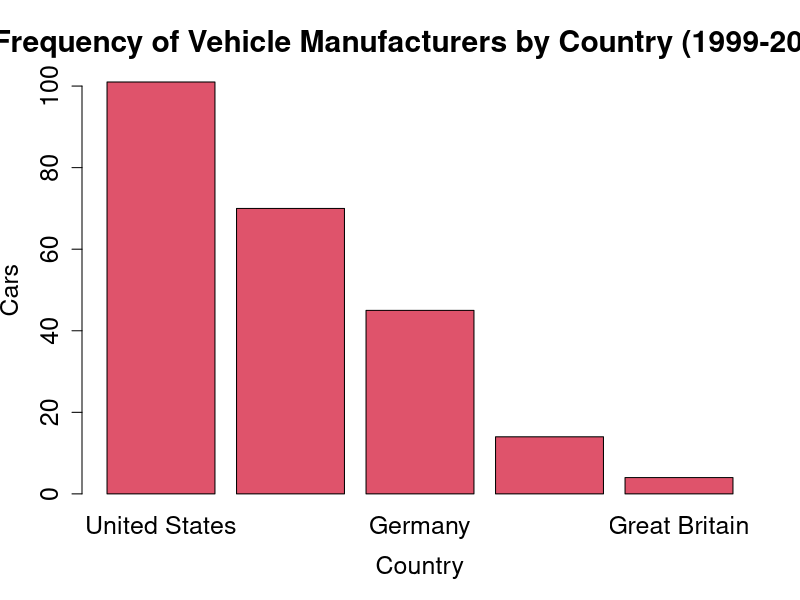
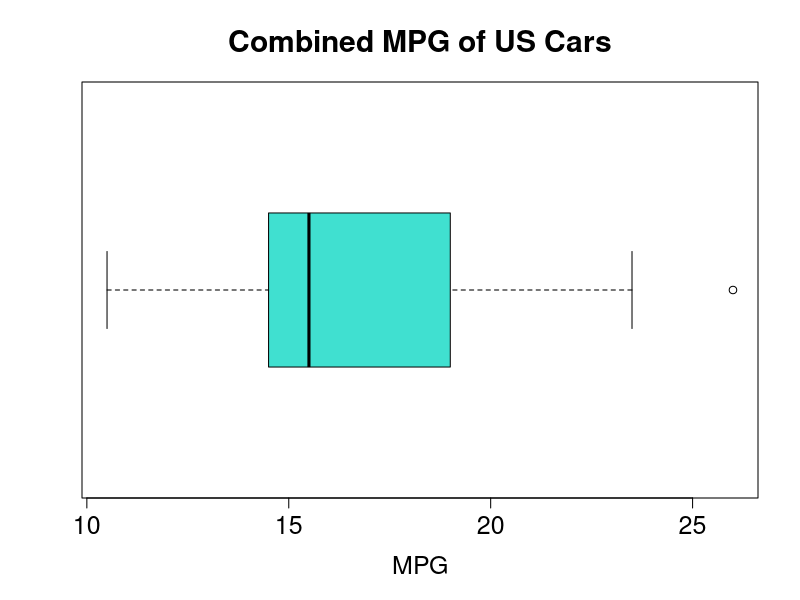
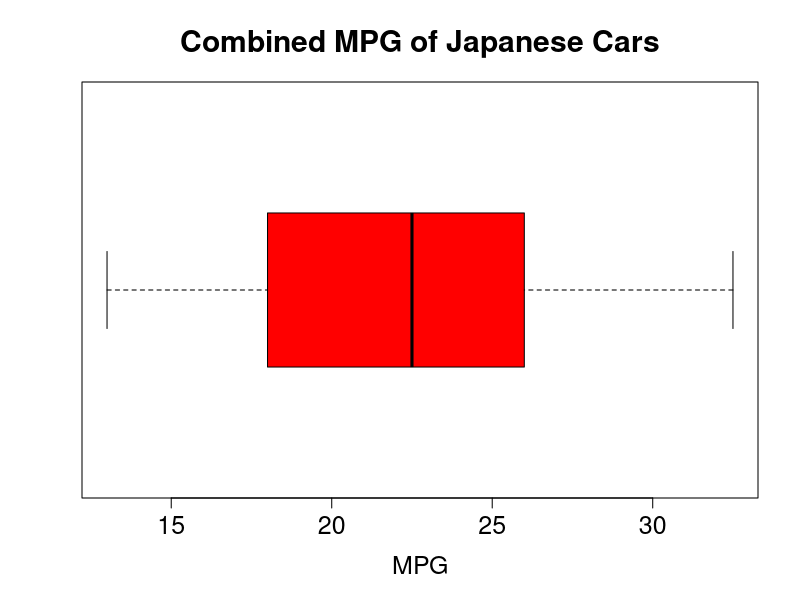
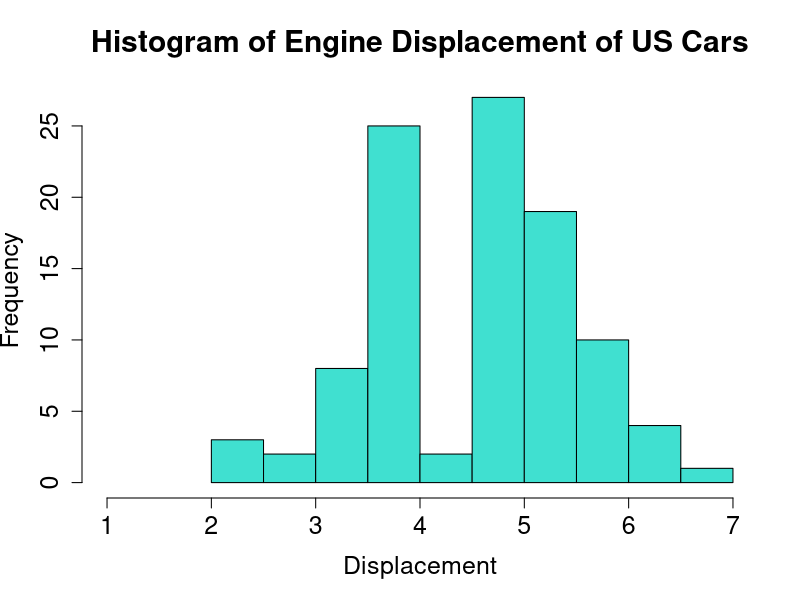
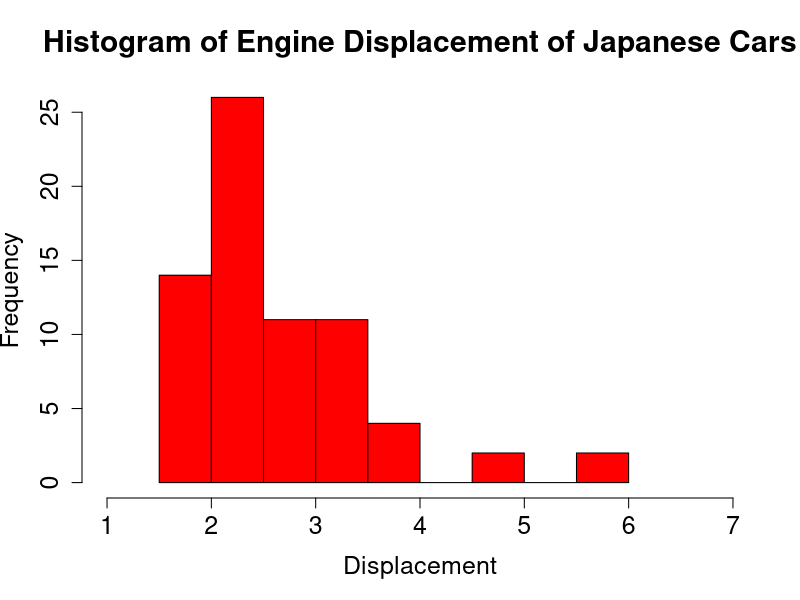

Reproduce these figures in R, in order.
## ---- chunk 1
knitr::opts_chunk$set(echo = TRUE, fig.width=12, fig.height=8)
## ---- chunk 2
# Load data
library(ggplot2, warn.conflicts = FALSE)
library(dplyr, warn.conflicts = FALSE)
data("mpg")
# Convert cyl variable from int into ordered factor
mpg$cyl <- factor(mpg$cyl,
                  ordered = TRUE,
                  levels = c("4", "5", "6", "8"))
## ---- chunk 3
# Convert trans variable from chr into factor
mpg$trans <- substr(mpg$trans, start = 1, stop = 4)
mpg$trans <- factor(mpg$trans,
                    levels = c("auto", "manu"))
## ---- chunk 4
# Convert drv variable from chr into ordered factor
mpg$drv <- factor(mpg$drv,
                  ordered = TRUE,
                  levels = c("f", "r", "4"))
## ---- chunk 5
# Convert fl variable from chr into factor
mpg$fl[which(mpg$fl == "p" | mpg$fl == "r")] <- "gasoline"
mpg$fl[which(mpg$fl == "d")] <- "diesel"
mpg$fl[which(mpg$fl == "e" | mpg$fl == "c")] <- "other"
mpg$fl <- factor(mpg$fl,
                 levels = c("diesel", "gasoline", "other"))
## ---- chunk 6
# Convert class variable from chr into ordered factor
mpg$class <- factor(mpg$class,
                    ordered = TRUE,
                    levels = c("2seater", "subcompact", "compact", 
                                "midsize", "suv", "minivan", "pickup"))
## ---- chunk 7
# Create new country variable with manufacturer base location
mpg <- mutate(mpg, country = NA)
for (row in 1:nrow(mpg)) {
  if (mpg$manufacturer[row] == "audi" | 
        mpg$manufacturer[row] == "volkswagen") {
    mpg$country[row] <- "germany"
  } else if (mpg$manufacturer[row] == "hyundai") {
    mpg$country[row] <- "south korea"
  } else if (mpg$manufacturer[row] == "land rover") {
    mpg$country[row] <- "great britain"
  } else if (mpg$manufacturer[row] == "honda" | 
             mpg$manufacturer[row] == "nissan" | 
             mpg$manufacturer[row] == "subaru" | 
             mpg$manufacturer[row] == "toyota") {
    mpg$country[row] <- "japan"
  } else {
    mpg$country[row] <- "united states"
  }
}
# Check object structure
str(mpg)
## ---- chunk 8
# Draw barplot of country variable and arrange in decreasing order
barplot(sort(table(mpg$country), decreasing = TRUE),
        main = "Frequency of Vehicle Manufacturers by Country (1999-2008)",
        xlab = "Country",
        ylab = "Cars",
        names.arg = c("United States", "Japan", "Germany", 
                      "South Korea", "Great Britain"),
        col = 2,
        cex.main = 1.8,
        cex.lab = 1.5,
        cex.names = 1.5,
        cex.axis = 1.5)
## ---- chunk 9
# Summarize typical US car
names(which.max(table(mpg$displ))) # Engine displacement (liters)
names(which.max(table(mpg$cyl))) # Number of cylinders
names(which.max(table(mpg$trans))) # Transmission type
names(which.max(table(mpg$drv))) # Drive type
names(which.max(table(mpg$fl))) # Fuel type
names(which.max(table(mpg$class))) # Car class
## ---- chunk 10
# Boxplots of combined mpg of US and Japanese cars
mpg <- mutate(mpg, value = (cty + hwy) / 2) # Create new mpg variable
us <- which(mpg$country == "united states") # Extract indices of US
jp <- which(mpg$country == "japan") # Extract indices of Japan
boxplot(mpg$value[us], 
        horizontal = TRUE,
        main = "Combined MPG of US Cars",
        xlab = "MPG",
        col = "turquoise",
        cex.main = 1.8,
        cex.lab = 1.5,
        cex.axis = 1.5) 
boxplot(mpg$value[jp], 
        horizontal = TRUE,
        main = "Combined MPG of Japanese Cars",
        xlab = "MPG",
        col = "red",
        cex.main = 1.8,
        cex.lab = 1.5,
        cex.axis = 1.5) 
## ---- chunk 11
# Numerical summaries of combined mpg of US and Japanese cars
summary(mpg$value[us])
IQR(mpg$value[us], na.rm = TRUE)
sd(mpg$value[us], na.rm = TRUE)

summary(mpg$value[jp])
IQR(mpg$value[jp], na.rm = TRUE)
sd(mpg$value[jp], na.rm = TRUE)
## ---- chunk 12
# Histograms of engine displacement of US and Japanese cars
hist(mpg$displ[us],
     main = "Histogram of Engine Displacement of US Cars",
     xlab = "Displacement",
     col = "turquoise",
     xlim = c(1, 7),
     cex.main = 1.8,
     cex.lab = 1.5,
     cex.axis = 1.5
     )
hist(mpg$displ[jp],
     main = "Histogram of Engine Displacement of Japanese Cars",
     xlab = "Displacement",
     col = "red",
     xlim = c(1, 7),
     cex.main = 1.8,
     cex.lab = 1.5,
     cex.axis = 1.5
     )
